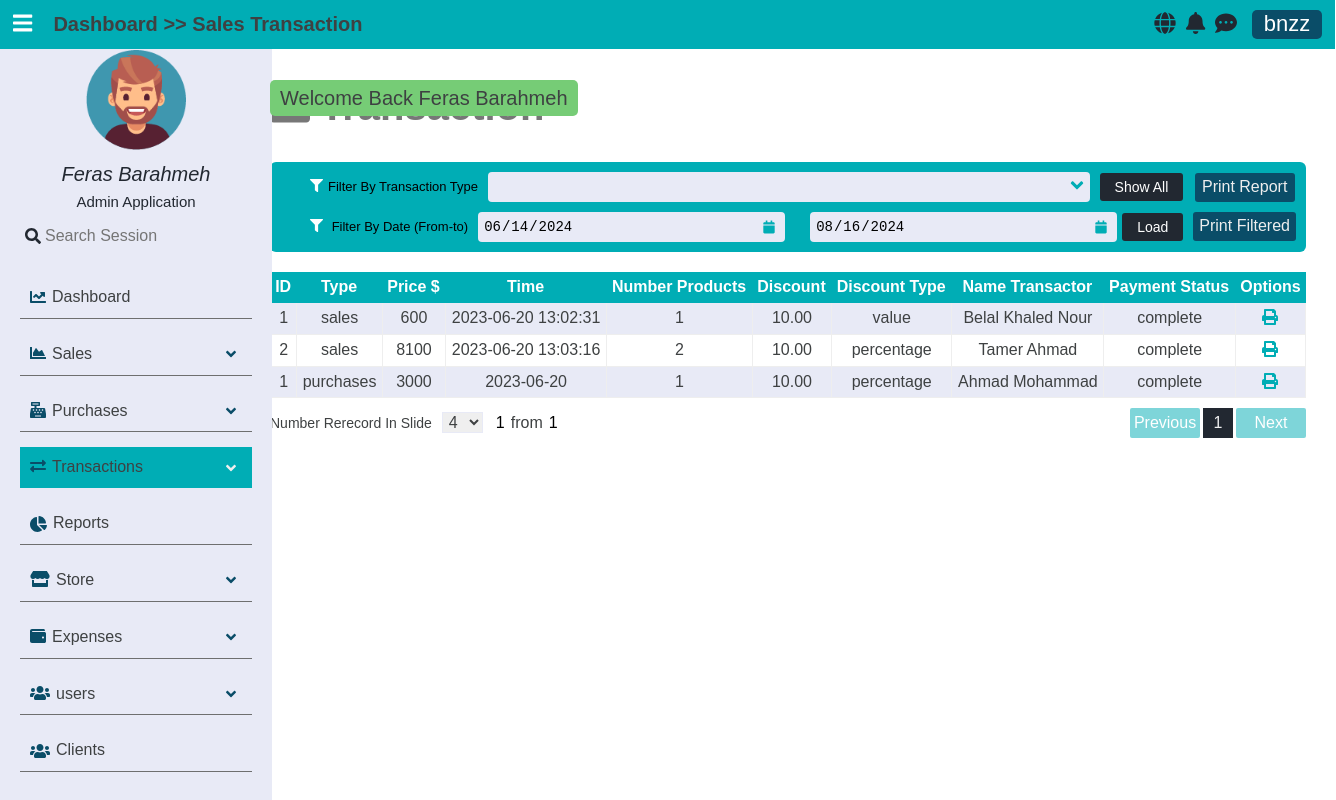
The page /transactions (signed in) on the database its author committed.
### tables this page shows
CREATE TABLE `sales_invoices` (
  `InvoiceId` int(10) UNSIGNED NOT NULL,
  `ClientId` int(10) UNSIGNED NOT NULL,
  `PaymentType` tinyint(1) NOT NULL,
  `PaymentStatus` tinyint(1) NOT NULL,
  `Created` datetime NOT NULL,
  `Discount` decimal(8,2) DEFAULT NULL,
  `UserId` int(10) UNSIGNED NOT NULL,
  `DiscountType` enum('percentage','value') DEFAULT NULL,
  `NumberProducts` int(6) NOT NULL,
  `TypeInvoice` enum('purchases','sales') DEFAULT 'sales'
);

CREATE TABLE `sales_invoices_receipts` (
  `ReceiptId` int(10) UNSIGNED NOT NULL,
  `InvoiceId` int(10) UNSIGNED NOT NULL,
  `PaymentType` tinyint(1) NOT NULL,
  `PaymentAmount` decimal(8,2) NOT NULL,
  `PaymentLiteral` varchar(60) NOT NULL,
  `BankName` varchar(30) DEFAULT NULL,
  `BankAccountNumber` varchar(30) DEFAULT NULL,
  `CheckNumber` varchar(15) DEFAULT NULL,
  `TransferredTo` varchar(30) DEFAULT NULL,
  `created` date NOT NULL,
  `UserId` int(10) UNSIGNED NOT NULL
);

CREATE TABLE `clients` (
  `ClientId` int(10) UNSIGNED NOT NULL,
  `Name` varchar(30) NOT NULL,
  `PhoneNumber` varchar(15) NOT NULL,
  `Email` varchar(40) NOT NULL,
  `Address` varchar(50) NOT NULL
);

CREATE TABLE `purchases_invoices` (
  `InvoiceId` int(10) UNSIGNED NOT NULL,
  `SupplierId` int(10) UNSIGNED NOT NULL,
  `PaymentType` tinyint(1) NOT NULL,
  `PaymentStatus` tinyint(1) NOT NULL,
  `Created` date NOT NULL,
  `Discount` decimal(8,2) DEFAULT NULL,
  `UserId` int(10) UNSIGNED NOT NULL,
  `NumberProducts` int(6) NOT NULL,
  `TypeInvoice` enum('purchases','sales') DEFAULT 'purchases',
  `DiscountType` enum('percentage','value') DEFAULT NULL
);

CREATE TABLE `purchases_invoices_receipts` (
  `ReceiptId` int(10) UNSIGNED NOT NULL,
  `InvoiceId` int(10) UNSIGNED NOT NULL,
  `PaymentType` tinyint(1) NOT NULL,
  `PaymentAmount` decimal(8,2) NOT NULL,
  `PaymentLiteral` varchar(60) NOT NULL,
  `BankName` varchar(30) DEFAULT NULL,
  `BankAccountNumber` varchar(30) DEFAULT NULL,
  `CheckNumber` varchar(15) DEFAULT NULL,
  `TransferredTo` varchar(30) DEFAULT NULL,
  `created` date NOT NULL,
  `UserId` int(10) UNSIGNED NOT NULL
);

CREATE TABLE `suppliers` (
  `SupplierId` int(10) UNSIGNED NOT NULL,
  `Name` varchar(30) NOT NULL,
  `PhoneNumber` varchar(15) NOT NULL,
  `Email` varchar(40) NOT NULL,
  `Address` varchar(50) NOT NULL
);

### app/controllers/AbstractController.php (called while the page is built, shortened)
<?php
abstract class AbstractController
{
    protected $_controller;
    protected $_action;
    public $_info = [];
    protected Template $_template;
    protected Registration $_registry;
    private function mergeInfo(): void
    {
        $dictionaryLanguage = $this->language->getDictionary();
        if (isset($dictionaryLanguage) && !empty($dictionaryLanguage))
            $this->_info = array_merge($this->_info, $dictionaryLanguage);
    }
    protected function _renderView(): void
    {
        $view = VIEWS_PATH .$this->_controller . DS . $this->_action . ".view.php";
        $this->_template->setRegistry($this->_registry);
        $this->_template->setActionViewFile($view);
        $this->_template->setData($this->_info);
        $this->_template->renderFiles();
    }
    public function setTemplate($tem): void
    {
        $this->_template = $tem;
    }
    public function setRegistry($registry): void
    {
        $this->_registry = $registry;
    }
    public function setController(mixed $controller): void
    {
        $this->_controller = $controller;
    }
    public function setAction(mixed $action): void
    {
        $this->_action = $action;
    }
}

### app/controllers/TransactionsController.php (called while the page is built, shortened)
<?php
class TransactionsController extends AbstractController
{
    public function defaultAction()
    {
        $transactionsSales = new TransactionsSalesModel();
        $sales = $transactionsSales->getInfoSalesInvoice();
        $transactionsPurchases = new TransactionsPurchasesModel();
        $purchases = $transactionsPurchases->getInfoPurchasesInvoice();
        $this->_renderView();
    }
}

### app/LIB/frontcontroller.php (called while the page is built, shortened)
<?php
class FrontController
{
    private $_controller = "index";
    private $_action = "default";
    private $_params = [];
    private $_template;
    private Registration $_registry;
    public function __construct(Template $tem, Registration $registry, Authentication $authenticated)
    {
        $this->_template = $tem;
        $this->_registry = $registry;
    }
    public function dispatch(): void
    {
        $actionName          = $this->_action . "Action";
        $controller = new $controllerClassName();
        $controller->setController($this->_controller);
        $controller->setAction($this->_action);
        $controller->setParams($this->_params);
        $controller->setTemplate($this->_template);
        $controller->setRegistry($this->_registry);
        $controller->$actionName();
    }
    public function setController(mixed $controller): void
    {
        if (isset($controller) && $controller) {
            $this->_controller = $controller;
        }
    }
}

### public/index.php (called while the page is built, shortened)
<?php
require_once APP_PATH . DS . "LIB" . DS . "autoload.php";
$session = new SessionManager;
$session->start();
$templateParts = require_once ".." . DS . "app" . DS . "config" . DS . "templateconfig.php";
$template       = new Template($templateParts);
$languages      = new Language();
$message        = Messenger::getInstance($session);
$authenticated  = Authentication::getInstance($session);
$registry       = Registration::getInstance();
$registry->session  = $session;
$registry->language = $languages;
$registry->message  = $message;
$frontController = new FrontController($template, $registry, $authenticated);
$frontController->dispatch();

### app/LIB/autoload.php (called while the page is built, shortened)
<?php
class  AutoLoad {
    public static function autoLoad($className)
    {
        $className = str_replace("APP", '', $className);
        $className = strtolower($className) . ".php" ;
    }
}

### app/LIB/database/databasehandler.php (called while the page is built, shortened)
<?php
abstract class DatabaseHandler
{
    public static function factory():  PDODatabaseHandler | MySQLiDatabaseHandler
    {
        $driver = DATABASE_CONN_DRIVER;
        if ($driver == self::DATABASE_DRIVER_POD) {
            return PDODatabaseHandler::getInstance();
        } elseif ($driver == self::DATABASE_DRIVER_MYSQLI) {
            return MySQLiDatabaseHandler::getInstance();
        }
        return PDODatabaseHandler::getInstance();
    }
}

### app/LIB/database/pdodatabasehandler.php (called while the page is built, shortened)
<?php
class PDODatabaseHandler extends DatabaseHandler
{
    private static $_instance;
    private static $_handler;
    public function __call($name, $arguments)
    {
        return call_user_func_array(array(&self::$_handler, $name), $arguments);
    }
    protected static function init()
    {
        try {
            self::$_handler = new \PDO(
                'mysql:hostname=' . DATABASE_HOST_NAME . ';dbname=' . DATABASE_DB_NAME,
                DATABASE_USER_NAME, DATABASE_PASSWORD, array(
                    \PDO::ATTR_ERRMODE => \PDO::ERRMODE_WARNING,
                    \PDO::MYSQL_ATTR_INIT_COMMAND => 'SET NAMES utf8'
                )
            );
        } catch (\PDOException $e) {
        }
    }
    public static function getInstance(): PDODatabaseHandler
    {
        if(self::$_instance === null) {
            self::$_instance = new self();
        }
        return self::$_instance;
    }
}

### app/models/abstractmodel.php (called while the page is built, shortened)
<?php
class AbstractModel
{
    public function get($query, $options=[]): false|\ArrayIterator
    {
        $stmt = DatabaseHandler::factory()->prepare($query);
        $stmt->execute();
        if(method_exists(get_called_class(), '__construct')) {
            $results = $stmt->fetchAll(\PDO::FETCH_CLASS | \PDO::FETCH_PROPS_LATE, get_called_class(), array_keys(static::$tableSchema));
        } else {
            $results = $stmt->fetchAll(\PDO::FETCH_CLASS, get_called_class());
        }
        if ((is_array($results) && !empty($results))) {
            return new \ArrayIterator($results);
        }
        return false;
    }
}

### app/models/TransactionsSalesModel.php (called while the page is built, shortened)
<?php
class TransactionsSalesModel extends AbstractModel
{
    public function getInfoSalesInvoice(NULL | array $filters = null): false|\ArrayIterator
    {
        $sql = "
            SELECT
                I.*, R.*, C.*
            FROM
                sales_invoices AS I
            INNER JOIN
                    sales_invoices_receipts AS R
            ON
                R.InvoiceId = I.InvoiceId
            JOIN
                    clients as C
            ON
                I.ClientId = C.ClientId
        ";
        return $this->get($sql);
    }
}

### app/models/TransactionsPurchasesModel.php (called while the page is built, shortened)
<?php
class TransactionsPurchasesModel extends AbstractModel
{
    public function getInfoPurchasesInvoice(NULL | array $filters = null): false|\ArrayIterator
    {
        $sql = "
            SELECT
                I.*, R.*, C.*
            FROM
                purchases_invoices AS I
            INNER JOIN
                    purchases_invoices_receipts AS R
            ON
                R.InvoiceId = I.InvoiceId
            JOIN
                    suppliers as C
            ON
                I.SupplierId = C.SupplierId
        ";
        return $this->get($sql);
    }
}

### app/views/transactions/default.view.php (the view, shortened to what this page needs)
<h1 class="title-header"><i class="fa fa-briefcase"></i><?= $title_header ?></h1>
<section class="transactions-container">
    <section class="options">
        <div class="filters">
            <div class="filter">
                <label for="type-filter"><i class="fa fa-filter"></i><?= $text_filter_by_transaction_Type ?></label>
                <div class="types" id="type-filter">
                    <button class="select-input" id="select-type-btn">
                        <div class="angles">
                            <div class="angle active"><i class="fa fa-angle-down"></i></div>
                        </div>
                    </button>
                </div>
                <button class="show-all stander-btn" id="type-filter-btn"><?= $text_show_all ?></button>
            </div>
            <div class="filter" filter-between-vals>
                <label for="date-filter"><i class="fa fa-filter"></i> <?= $text_filter_by_date ?></label>
                <div class="from-to">
                    <div class="date-input">
                        <input type="date" id="from" class="custom-date-input" input-from value="2024-06-14">
                        <i class="fa fa-calendar"></i>
                    </div>
                    <div class="date-input">
                        <input type="date" id="to" class="custom-date-input" input-to value="2024-08-16">
                        <i class="fa fa-calendar"></i>
                    </div>
                </div>
                <button class="load stander-btn" apply-btn><?= $text_load ?></button>
            </div>
        </div>
        <div class="print-buttons">
            <button><?= $text_print_report ?></button>
            <button><?= $text_print_filtered ?></button>
        </div>
    </section>
    <section class="transactions">
        <div class="container-table responsive-table mt-20" id="transactions">
            <table class="pagination-table" id="transactions-table">
                <thead>
                    <tr>
                        <th><?= $text_id ?></th>
                        <th><?= $text_type ?></th>
                        <th><?= $text_price ?></th>
                        <th><?= $text_time ?></th>
                        <th><?= $text_num_product ?></th>
                        <th><?= $text_discount ?></th>
                        <th><?= $text_discount_type ?></th>
                        <th><?= $text_name_transactor ?></th>
                        <th><?= $text_payment_status ?></th>
                        <th><?= $text_options ?></th>
                    </tr>
                </thead>
                <tbody>
                    <?php
                        if ($transactions) {
                            foreach ($transactions as $transaction) {
                                ?>
                                    <tr class="">
                                        <td><?= $transaction->InvoiceId ?></td>
                                        <td><?= $transaction->TypeInvoice ?></td>
                                        <td><?= (float)$transaction->PaymentAmount + (float) $transaction->PaymentLiteral ?></td>
                                        <td><?= $transaction->Created ?></td>
                                        <td><?= $transaction->NumberProducts ?></td>
                                        <td><?= $transaction->Discount ?></td>
                                        <td><?= $transaction->DiscountType  == null ? $text_no_disc : $transaction->DiscountType ?></td>
                                        <td><?= $transaction->Name ?></td>
                                        <td><?= $paymentsStatus[$transaction->PaymentStatus] ?></td>
                                        <td>
                                            <div class="icons">
                                                <span class="description dir-r top-5" description="show"><i class="fa fa-print"></i></span>
                                            </div>
                                        </td>
                                    </tr>
                                <?php
                            }
                        }
                    ?>
                </tbody>
            </table>
    </section>
</section>

### app/LIB/template/Template.php (shortened to what this page needs)
<?php
class Template
{
    private $_templateParts;
    private $_actionView;
    public function __construct(array $templateParts)
    {
        $this->_templateParts = $templateParts;
    }
    public function setActionViewFile($file): void
    {
        $this->_actionView = $file;
    }
    private function setTemplateHeaderStart(): void
    {
        require_once TEMPLATE_PATH . "templateheaderstart.php";
    }
    private function setTemplateHeaderEnd(): void
    {
        require_once TEMPLATE_PATH . "templateheaderend.php";
    }
    private function ifKeyTemplatePartExist($nameKey): bool
    {
        return array_key_exists($nameKey, $this->_templateParts);
    }
    private function requireFiles($parts): void
    {
        foreach ($parts as $partKey => $partValue) {
            if ($partKey === NAME_VIEW_TEMPLATE_KEY) {
                require_once $this->_actionView;
            }
            else  {
                require_once $partValue;
            }
        }
    }
    private function renderTemplateFiles(): void
    {
        if ($this->ifKeyTemplatePartExist(NAME_TEMPLATE_BLOCK_KEY)) {
            $parts = $this->_templateParts[NAME_TEMPLATE_BLOCK_KEY];
            if(! empty($parts)) {
                $this->requireFiles($parts);
            }
        } else {
            trigger_error("Name Template Key Not Found", E_USER_WARNING);
        }
    }
    private function generateLinksTags($resources, &$links, $type="css"): void
    {
        if (!empty($resources)) {
            foreach ($resources as $resourceKey => $resourceValue) {
                if ($type === "css")
                    $links .=  '<link rel="stylesheet" href="' . $resourceValue .'">';
                else
                    $links .= '<script src="' . $resourceValue. '" ></script>';
            }
        }
    }
    private function renderHeaderResources(): void
    {
        if ($this->ifKeyTemplatePartExist(NAME_TEMPLATE_HEADER_RESOURCES)) {
            $resources = $this->_templateParts[NAME_TEMPLATE_HEADER_RESOURCES];
            $links = '';
            if(! empty($resources)) {
                $css = $resources["css"];
                $this->generateLinksTags($css, $links, "css");
                $js = $resources["js"];
                $this->generateLinksTags($js, $links, "js");
            }
            echo $links;
        }
        else {
            trigger_error("Name Template Key Not Found ( " . NAME_TEMPLATE_HEADER_RESOURCES . ')', E_USER_WARNING);
        }
    }
    private function setTemplateFooter(): void
    {
        require_once TEMPLATE_PATH . "tempaltefooter.php";
    }
    public function renderFiles(): void
    {
        $this->renderHeaderResources();
        $this->renderTemplateFiles();
    }
}

### rows shown on the page
sales_invoices: sales_invoices_receipts.InvoiceId "1", TypeInvoice "sales", sales_invoices_receipts.PaymentAmount+PaymentLiteral "600", Created "2023-06-20 13:02:31", NumberProducts "1", Discount "10.00", DiscountType "value", ClientId.Name "Belal Khaled Nour", PaymentStatus "complete"
sales_invoices: sales_invoices_receipts.InvoiceId "2", TypeInvoice "sales", sales_invoices_receipts.PaymentAmount+PaymentLiteral "8100", Created "2023-06-20 13:03:16", NumberProducts "2", Discount "10.00", DiscountType "percentage", ClientId.Name "Tamer Ahmad", PaymentStatus "complete"
purchases_invoices: purchases_invoices_receipts.InvoiceId "1", TypeInvoice "purchases", purchases_invoices_receipts.PaymentAmount+PaymentLiteral "3000", Created "2023-06-20", NumberProducts "1", Discount "10.00", DiscountType "percentage", SupplierId.Name "Ahmad Mohammad", PaymentStatus "complete"

### other values the page prints
$message[0] "Welcome Back Feras Barahmeh"
